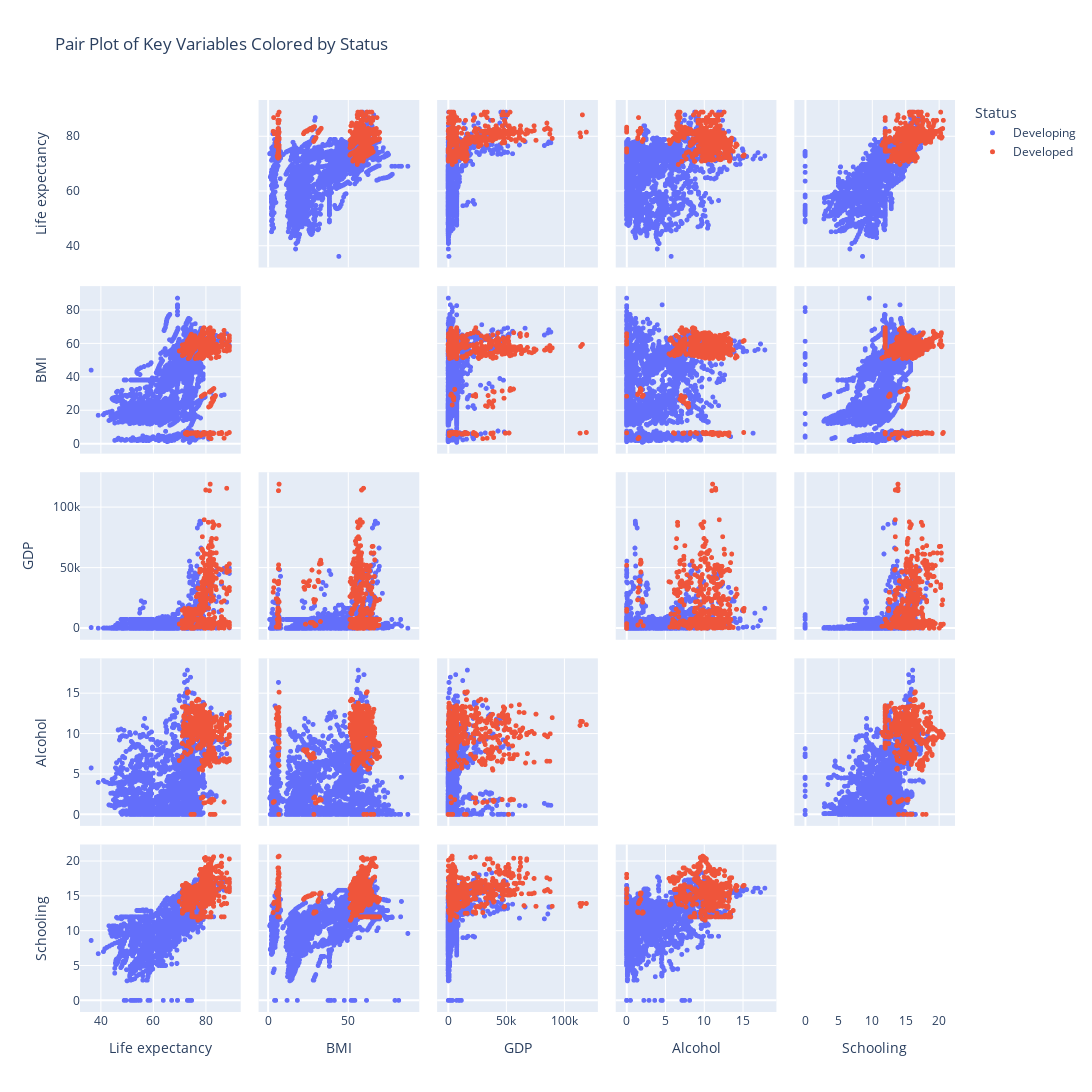

The notebook cell saved with this chart:
### Code cell
variables = ['Life expectancy', 'BMI', 'GDP', 'Alcohol', 'Schooling']

## pairplot code here
# Produce a pair plot of the variables `Life expectancy`, `BMI`, `GDP`, `Alcohol`, and `Schooling`. You can consider using the `Status` of the country or the `Year` as a way to color the plot. (plotly.express function `scatter_matrix`).

import plotly.express as px
fig = px.scatter_matrix(data_filled,
                        dimensions=variables,
                        color='Status',
                        title='Pair Plot of Key Variables Colored by Status',
                        )
fig.update_traces(diagonal_visible=False)
fig.update_layout(width=1200, height=1200)
# make marker a  little smaller
fig.update_traces(marker=dict(size=5))
fig.show()

### Figure 1 — Plotly figure (JSON) as saved in the notebook; plotly's stock layout.template omitted (floating-point values rounded to 4 significant figures; data arrays with more than 128 entries replaced by an {"elided": "..."} marker saying what was removed)
{"data": [{"diagonal": {"visible": false}, "dimensions": [{"axis": {"matches": true}, "label": "Life expectancy", "values": {"elided": "2426 float values"}}, {"axis": {"matches": true}, "label": "BMI", "values": {"elided": "2426 float values"}}, {"axis": {"matches": true}, "label": "GDP", "values": {"elided": "2426 float values"}}, {"axis": {"matches": true}, "label": "Alcohol", "values": {"elided": "2426 float values"}}, {"axis": {"matches": true}, "label": "Schooling", "values": {"elided": "2426 float values"}}], "hovertemplate": "Status=Developing<br>%{xaxis.title.text}=%{x}<br>%{yaxis.title.text}=%{y}<extra></extra>", "legendgroup": "Developing", "marker": {"color": "#636efa", "size": 5, "symbol": "circle"}, "name": "Developing", "showlegend": true, "type": "splom"}, {"diagonal": {"visible": false}, "dimensions": [{"axis": {"matches": true}, "label": "Life expectancy", "values": {"elided": "512 float values"}}, {"axis": {"matches": true}, "label": "BMI", "values": {"elided": "512 float values"}}, {"axis": {"matches": true}, "label": "GDP", "values": {"elided": "512 float values"}}, {"axis": {"matches": true}, "label": "Alcohol", "values": {"elided": "512 float values"}}, {"axis": {"matches": true}, "label": "Schooling", "values": {"elided": "512 float values"}}], "hovertemplate": "Status=Developed<br>%{xaxis.title.text}=%{x}<br>%{yaxis.title.text}=%{y}<extra></extra>", "legendgroup": "Developed", "marker": {"color": "#EF553B", "size": 5, "symbol": "circle"}, "name": "Developed", "showlegend": true, "type": "splom"}], "layout": {"dragmode": "select", "height": 1200, "legend": {"title": {"text": "Status"}, "tracegroupgap": 0}, "title": {"text": "Pair Plot of Key Variables Colored by Status"}, "width": 1200}}
